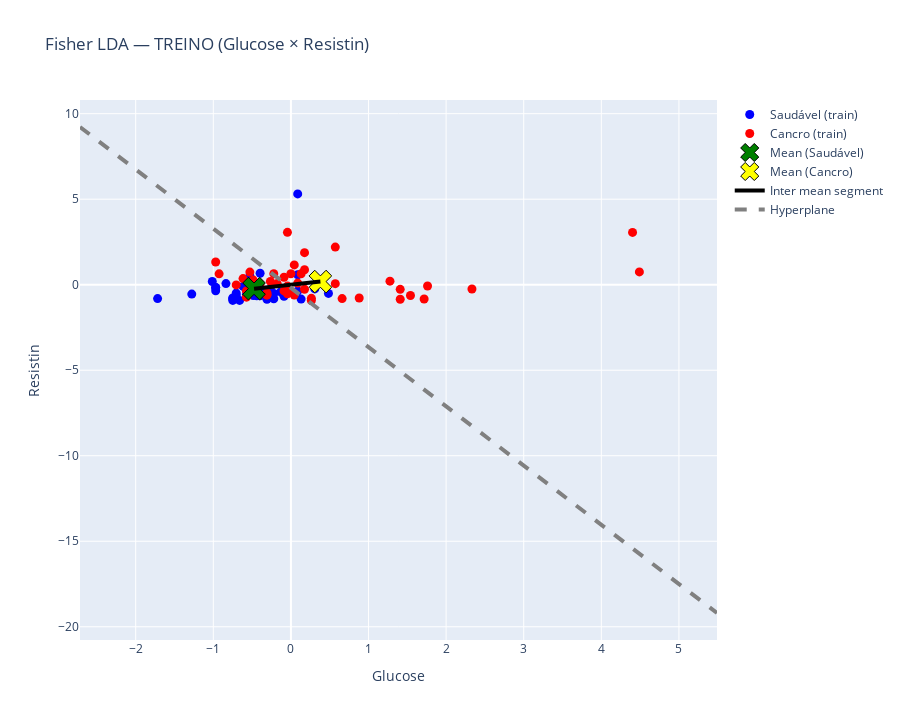
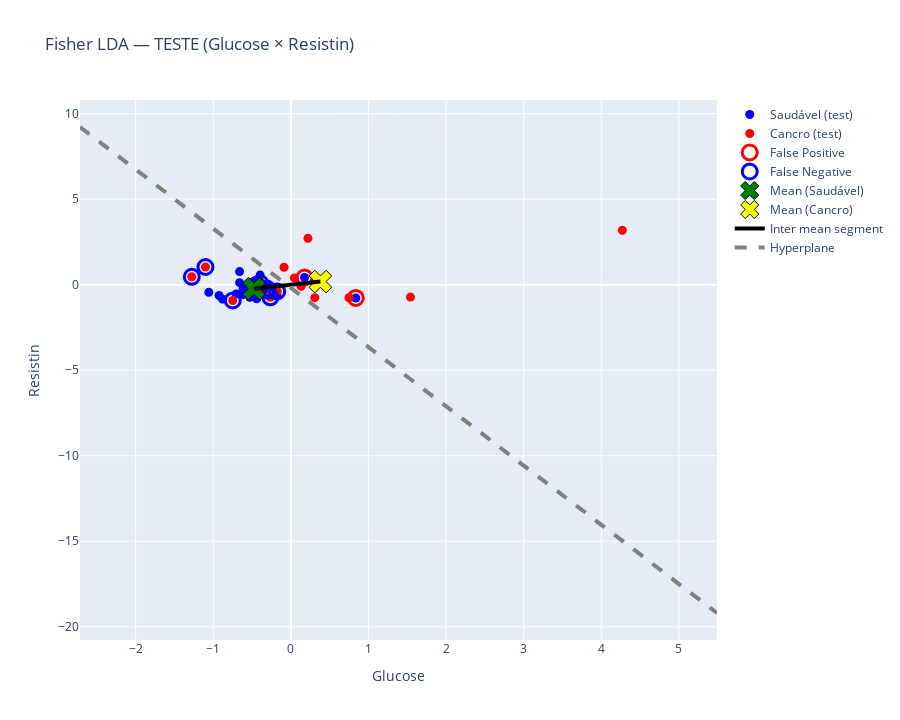

Notebook cell for these charts, in order:
### Markdown cell above
FISHER LDA

### Code cell
print("\n========== FISHER Linear Discriminant  ==========")

f1, f2 = "Glucose", "Resistin"
Ztr = X_train_std[[f1, f2]].copy()
Zte = X_test_std[[f1, f2]].copy()

c1, c2 = sorted(y_train.unique())
ix_tr_1 = (y_train == c1).values
ix_tr_2 = (y_train == c2).values
ix_te_1 = (y_test  == c1).values
ix_te_2 = (y_test  == c2).values

X1 = Ztr.values[ix_tr_1]
X2 = Ztr.values[ix_tr_2]
mu1 = X1.mean(axis=0)  
mu2 = X2.mean(axis=0)  

# 2) Matriz de dispersão intra-classe (pooled) S_w
S1 = np.cov(X1, rowvar=False, bias=False)
S2 = np.cov(X2, rowvar=False, bias=False)
n1, n2 = X1.shape[0], X2.shape[0]
Sw = ((n1-1)*S1 + (n2-1)*S2) / (n1 + n2 - 2)
Sw_inv = np.linalg.pinv(Sw)

# 3) Direção de Fisher e limiar 
w = Sw_inv @ (mu2 - mu1)
b = -0.5 * (mu1 + mu2) @ w

# 4) Hiperplano
def add_hyperplane(fig, Ztr, Zte, w, b, name="Hyperplane"):
    x1min = min(Ztr[f1].min(), Zte[f1].min()) - 1.0
    x1max = max(Ztr[f1].max(), Zte[f1].max()) + 1.0
    x1_line = np.linspace(x1min, x1max, 200)
    if abs(w[1]) > 1e-8:
        x2_line = (-b - w[0]*x1_line) / w[1]
        fig.add_trace(go.Scatter(
            x=x1_line, y=x2_line, mode='lines', name=name,
            line=dict(dash='dash', color='gray', width=4)
        ))

# 5) Plot — TREINO
fig_tr = go.Figure()
fig_tr.add_trace(go.Scatter(x=Ztr.values[ix_tr_1,0], y=Ztr.values[ix_tr_1,1],
                            mode='markers', name='Saudável (train)', marker=dict(color='blue', size=9)))
fig_tr.add_trace(go.Scatter(x=Ztr.values[ix_tr_2,0], y=Ztr.values[ix_tr_2,1],
                            mode='markers', name='Cancro (train)', marker=dict(color='red', size=9)))
# Médias + segmento
fig_tr.add_trace(go.Scatter(x=[mu1[0]], y=[mu1[1]], mode='markers', name='Mean (Saudável)',
                            marker=dict(symbol='x', size=20, color='green', line=dict(width=1, color='black'))))
fig_tr.add_trace(go.Scatter(x=[mu2[0]], y=[mu2[1]], mode='markers', name='Mean (Cancro)',
                            marker=dict(symbol='x', size=20, color='yellow', line=dict(width=1, color='black'))))
fig_tr.add_trace(go.Scatter(x=[mu1[0], mu2[0]], y=[mu1[1], mu2[1]],
                            mode='lines', name='Inter mean segment', line=dict(color='black', width=4)))
add_hyperplane(fig_tr, Ztr, Zte, w, b)
fig_tr.update_layout(title=f"Fisher LDA — TREINO ({f1} × {f2})", xaxis_title=f1, yaxis_title=f2,
                     autosize=False, width=900, height=720)
fig_tr.show()

# 6) Plot — TESTE
# Predição no TESTE via score s = w^T x + b
s_te = Zte.values @ w + b
y_pred_te = np.where(s_te > 0, c2, c1)
# FP / FN
FP_idx = np.where((y_test.values==c1) & (y_pred_te==c2))[0]
FN_idx = np.where((y_test.values==c2) & (y_pred_te==c1))[0]

fig_te = go.Figure()
fig_te.add_trace(go.Scatter(x=Zte.values[ix_te_1,0], y=Zte.values[ix_te_1,1],
                            mode='markers', name='Saudável (test)', marker=dict(color='blue', size=9)))
fig_te.add_trace(go.Scatter(x=Zte.values[ix_te_2,0], y=Zte.values[ix_te_2,1],
                            mode='markers', name='Cancro (test)', marker=dict(color='red', size=9)))
# Realce FP/FN com círculo aberto 
if len(FP_idx):
    fig_te.add_trace(go.Scatter(x=Zte.values[FP_idx,0], y=Zte.values[FP_idx,1],
                                mode='markers', name='False Positive',
                                marker=dict(symbol='circle-open', color='red', size=15, line=dict(width=3, color='red'))))
if len(FN_idx):
    fig_te.add_trace(go.Scatter(x=Zte.values[FN_idx,0], y=Zte.values[FN_idx,1],
                                mode='markers', name='False Negative',
                                marker=dict(symbol='circle-open', color='blue', size=15, line=dict(width=3, color='blue'))))
# Médias (das classes — iguais às do treino)
fig_te.add_trace(go.Scatter(x=[mu1[0]], y=[mu1[1]], mode='markers', name='Mean (Saudável)',
                            marker=dict(symbol='x', size=20, color='green', line=dict(width=1, color='black'))))
fig_te.add_trace(go.Scatter(x=[mu2[0]], y=[mu2[1]], mode='markers', name='Mean (Cancro)',
                            marker=dict(symbol='x', size=20, color='yellow', line=dict(width=1, color='black'))))
fig_te.add_trace(go.Scatter(x=[mu1[0], mu2[0]], y=[mu1[1], mu2[1]],
                            mode='lines', name='Inter mean segment', line=dict(color='black', width=4)))
add_hyperplane(fig_te, Ztr, Zte, w, b)
fig_te.update_layout(title=f"Fisher LDA — TESTE ({f1} × {f2})", xaxis_title=f1, yaxis_title=f2,
                     autosize=False, width=900, height=720)
fig_te.show()

# 7) Métricas (TESTE) — Sens, Spec, Precision, F1, ROC-AUC
cm = confusion_matrix(y_test.values, y_pred_te, labels=[c1, c2])
tn, fp, fn, tp = cm.ravel()
sens = tp/(tp+fn) if (tp+fn) else float('nan')   
spec = tn/(tn+fp) if (tn+fp) else float('nan')   
prec = precision_score(y_test.values, y_pred_te, pos_label=c2, zero_division=0)
f1   = f1_score(y_test.values, y_pred_te, pos_label=c2, zero_division=0)
auc  = roc_auc_score((y_test.values==c2).astype(int), s_te)

print("\n[TEST] Confusion matrix:\n", cm)
print(f"[TEST] Sensitivity: {sens:.3f} | Specificity: {spec:.3f} | Precision: {prec:.3f} | F1: {f1:.3f} | ROC-AUC: {auc:.3f}")

# Métricas no TREINO
s_tr = Ztr.values @ w + b
y_pred_tr = np.where(s_tr > 0, c2, c1)
cm_tr = confusion_matrix(y_train.values, y_pred_tr, labels=[c1, c2])
tn_tr, fp_tr, fn_tr, tp_tr = cm_tr.ravel()
sens_tr = tp_tr/(tp_tr+fn_tr) if (tp_tr+fn_tr) else float('nan')
spec_tr = tn_tr/(tn_tr+fp_tr) if (tn_tr+fp_tr) else float('nan')
prec_tr = precision_score(y_train.values, y_pred_tr, pos_label=c2, zero_division=0)
f1_tr   = f1_score(y_train.values, y_pred_tr, pos_label=c2, zero_division=0)
auc_tr  = roc_auc_score((y_train.values==c2).astype(int), s_tr)

print("\n[TRAIN] Confusion matrix:\n", cm_tr)
print(f"[TRAIN] Sensitivity: {sens_tr:.3f} | Specificity: {spec_tr:.3f} | Precision: {prec_tr:.3f} | F1: {f1_tr:.3f} | ROC-AUC: {auc_tr:.3f}")

### Figure 1 — Plotly figure (JSON) as saved in the notebook; plotly's stock layout.template omitted (floating-point values rounded to 4 significant figures; data arrays with more than 128 entries replaced by an {"elided": "..."} marker saying what was removed)
{"data": [{"marker": {"color": "blue", "size": 9}, "mode": "markers", "name": "Saudável (train)", "type": "scatter", "x": [-0.1326, -0.3087, -0.5289, 0.08751, -0.3968, 0.1315, 0.4838, -0.661, -0.3968, 0.08751, -0.4849, -0.4408, -0.3087, -0.2207, -0.5729, -0.3087, -1.277, -0.2207, -0.749, 0.08751, 0.3077, -0.9692, -0.9692, -0.705, -0.9692, -0.749, -0.2647, -0.5289, -1.718, -0.3968, -0.705, -1.013, -0.8371, -0.0886, -0.6169, -0.749], "y": [-0.4191, -0.343, 0.5155, 5.308, -0.3733, -0.839, -0.5076, -0.9163, 0.6686, 0.5848, -0.6374, -0.6485, -0.3635, -0.5137, -0.575, -0.8575, -0.5469, -0.8233, -0.7725, -0.3678, -0.2476, -0.3589, -0.17, -0.4909, -0.1566, -0.9186, -0.2473, 0.1725, -0.8102, -0.6489, -0.6184, 0.1851, 0.06348, -0.6821, -0.09753, -0.8168]}, {"marker": {"color": "red", "size": 9}, "mode": "markers", "name": "Cancro (train)", "type": "scatter", "x": [-0.705, -0.4849, 0.04348, 1.276, 0.88, -0.3087, -0.04457, 0.1756, 1.54, -0.3087, -0.1767, -0.0886, 0.2636, -0.5289, -0.5729, 0.1315, -0.2207, 0.5718, 0.3957, 0.04348, -0.9692, 0.6599, 0.1756, -0.04457, 1.408, 0.1756, -0.6169, 1.761, 4.402, 0.5718, 2.333, 1.717, 1.408, 0.08751, -0.2647, 0.2636, -0.3087, -0.3968, -0.9251, -0.0005436, -0.04457, -0.0886, -0.5729, -0.0005436, 4.49], "y": [-0.01175, 0.2716, 1.157, 0.2083, -0.7789, -0.4763, -0.07947, 0.8766, -0.6341, -0.6125, 0.0646, 0.4385, -0.925, 0.7369, -0.7299, 0.6412, 0.6478, 0.06165, 0.1238, -0.6003, 1.325, -0.8136, 1.875, 3.062, -0.2701, -0.2657, 0.3591, -0.07461, 3.058, 2.198, -0.2519, -0.8349, -0.8476, 0.09335, 0.1942, -0.7978, -0.5592, 0.05039, 0.6339, 0.6411, -0.5304, -0.3625, -0.3614, -0.3761, 0.7467]}, {"marker": {"color": "green", "line": {"color": "black", "width": 1}, "size": 20, "symbol": "x"}, "mode": "markers", "name": "Mean (Saudável)", "type": "scatter", "x": [-0.4751], "y": [-0.2297]}, {"marker": {"color": "yellow", "line": {"color": "black", "width": 1}, "size": 20, "symbol": "x"}, "mode": "markers", "name": "Mean (Cancro)", "type": "scatter", "x": [0.3801], "y": [0.1838]}, {"line": {"color": "black", "width": 4}, "mode": "lines", "name": "Inter mean segment", "type": "scatter", "x": [-0.4751, 0.3801], "y": [-0.2297, 0.1838]}, {"line": {"color": "gray", "dash": "dash", "width": 4}, "mode": "lines", "name": "Hyperplane", "type": "scatter", "x": {"elided": "200 float values"}, "y": {"elided": "200 float values"}}], "layout": {"autosize": false, "height": 720, "title": {"text": "Fisher LDA — TREINO (Glucose × Resistin)"}, "width": 900, "xaxis": {"title": {"text": "Glucose"}}, "yaxis": {"title": {"text": "Resistin"}}}}

### Figure 2 — Plotly figure (JSON) as saved in the notebook; plotly's stock layout.template omitted (floating-point values rounded to 4 significant figures; data arrays with more than 128 entries replaced by an {"elided": "..."} marker saying what was removed)
{"data": [{"marker": {"color": "blue", "size": 9}, "mode": "markers", "name": "Saudável (test)", "type": "scatter", "x": [-0.1767, 0.1756, -0.6169, -0.3968, -0.661, -0.5729, -1.057, -0.8811, -0.9251, -0.4408, -0.6169, -0.5289, -0.661, -0.705, -0.3528, 0.836], "y": [-0.6491, 0.4215, -0.58, 0.5624, 0.7651, -0.4554, -0.4399, -0.8462, -0.6319, -0.8207, -0.2484, -0.7341, 0.12, -0.5431, -0.4457, -0.7754]}, {"marker": {"color": "red", "size": 9}, "mode": "markers", "name": "Cancro (test)", "type": "scatter", "x": [0.3077, 0.1315, 4.27, -0.3968, -0.3087, -0.1767, -1.277, -0.749, 0.04348, 0.2196, -0.4408, 0.7479, -1.101, -0.3087, -0.3087, -0.2647, -0.4849, -0.0886, 1.54], "y": [-0.7591, -0.09291, 3.184, 0.09417, -0.2254, -0.3922, 0.4621, -0.9203, 0.3973, 2.712, 6.471e-05, -0.7628, 1.036, -0.3336, -0.3127, -0.7385, -0.1073, 1.02, -0.7229]}, {"marker": {"color": "red", "line": {"color": "red", "width": 3}, "size": 15, "symbol": "circle-open"}, "mode": "markers", "name": "False Positive", "type": "scatter", "x": [0.1756, 0.836], "y": [0.4215, -0.7754]}, {"marker": {"color": "blue", "line": {"color": "blue", "width": 3}, "size": 15, "symbol": "circle-open"}, "mode": "markers", "name": "False Negative", "type": "scatter", "x": [-0.3968, -0.3087, -0.1767, -1.277, -0.749, -0.4408, -1.101, -0.3087, -0.3087, -0.2647, -0.4849], "y": [0.09417, -0.2254, -0.3922, 0.4621, -0.9203, 6.471e-05, 1.036, -0.3336, -0.3127, -0.7385, -0.1073]}, {"marker": {"color": "green", "line": {"color": "black", "width": 1}, "size": 20, "symbol": "x"}, "mode": "markers", "name": "Mean (Saudável)", "type": "scatter", "x": [-0.4751], "y": [-0.2297]}, {"marker": {"color": "yellow", "line": {"color": "black", "width": 1}, "size": 20, "symbol": "x"}, "mode": "markers", "name": "Mean (Cancro)", "type": "scatter", "x": [0.3801], "y": [0.1838]}, {"line": {"color": "black", "width": 4}, "mode": "lines", "name": "Inter mean segment", "type": "scatter", "x": [-0.4751, 0.3801], "y": [-0.2297, 0.1838]}, {"line": {"color": "gray", "dash": "dash", "width": 4}, "mode": "lines", "name": "Hyperplane", "type": "scatter", "x": {"elided": "200 float values"}, "y": {"elided": "200 float values"}}], "layout": {"autosize": false, "height": 720, "title": {"text": "Fisher LDA — TESTE (Glucose × Resistin)"}, "width": 900, "xaxis": {"title": {"text": "Glucose"}}, "yaxis": {"title": {"text": "Resistin"}}}}
